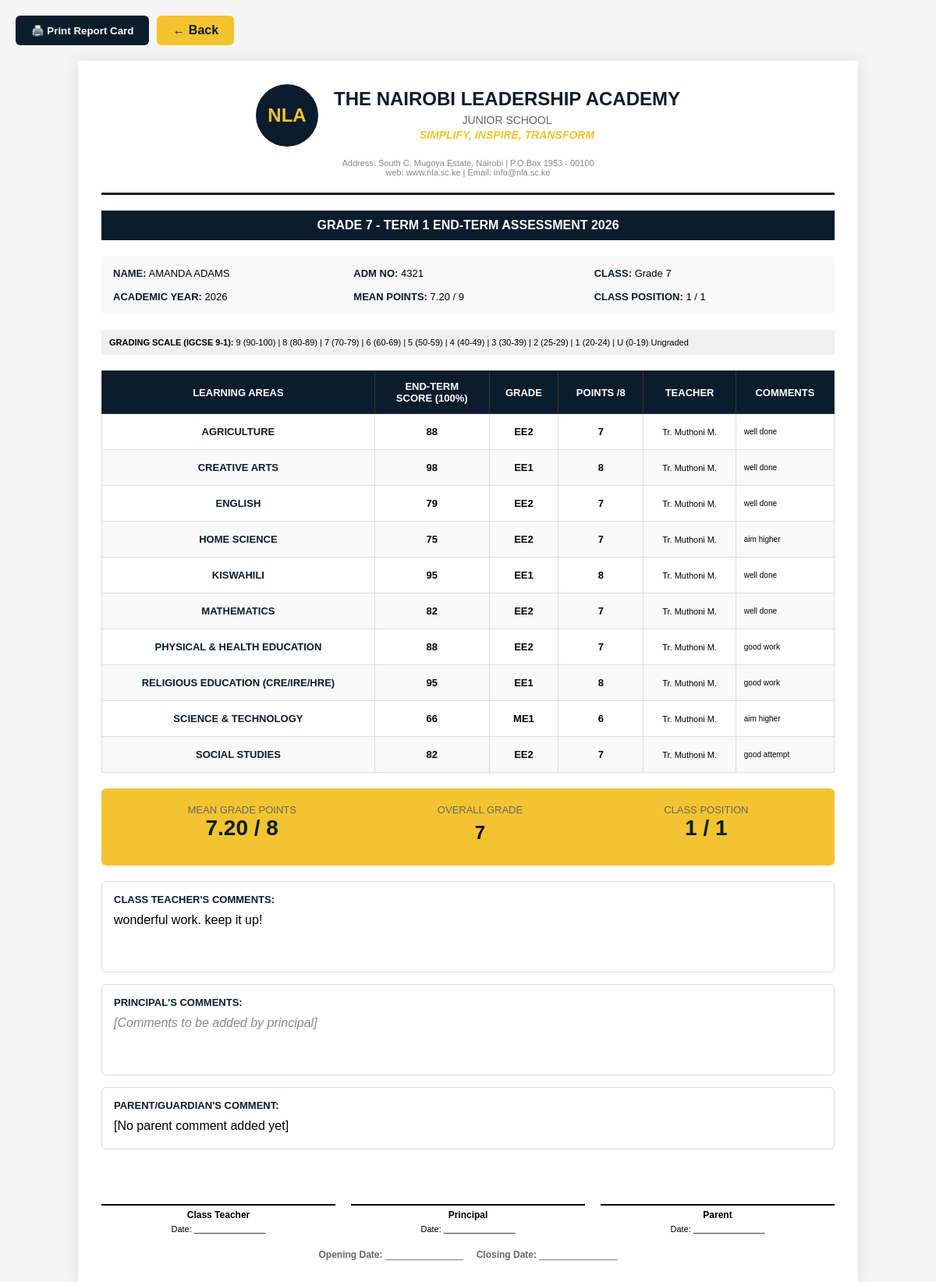
Before: /html/teacher/view_report_card_igcse.php?student_id=2&year=2026&term=Term+1&assessment=End-Term (signed in) with the older database file.
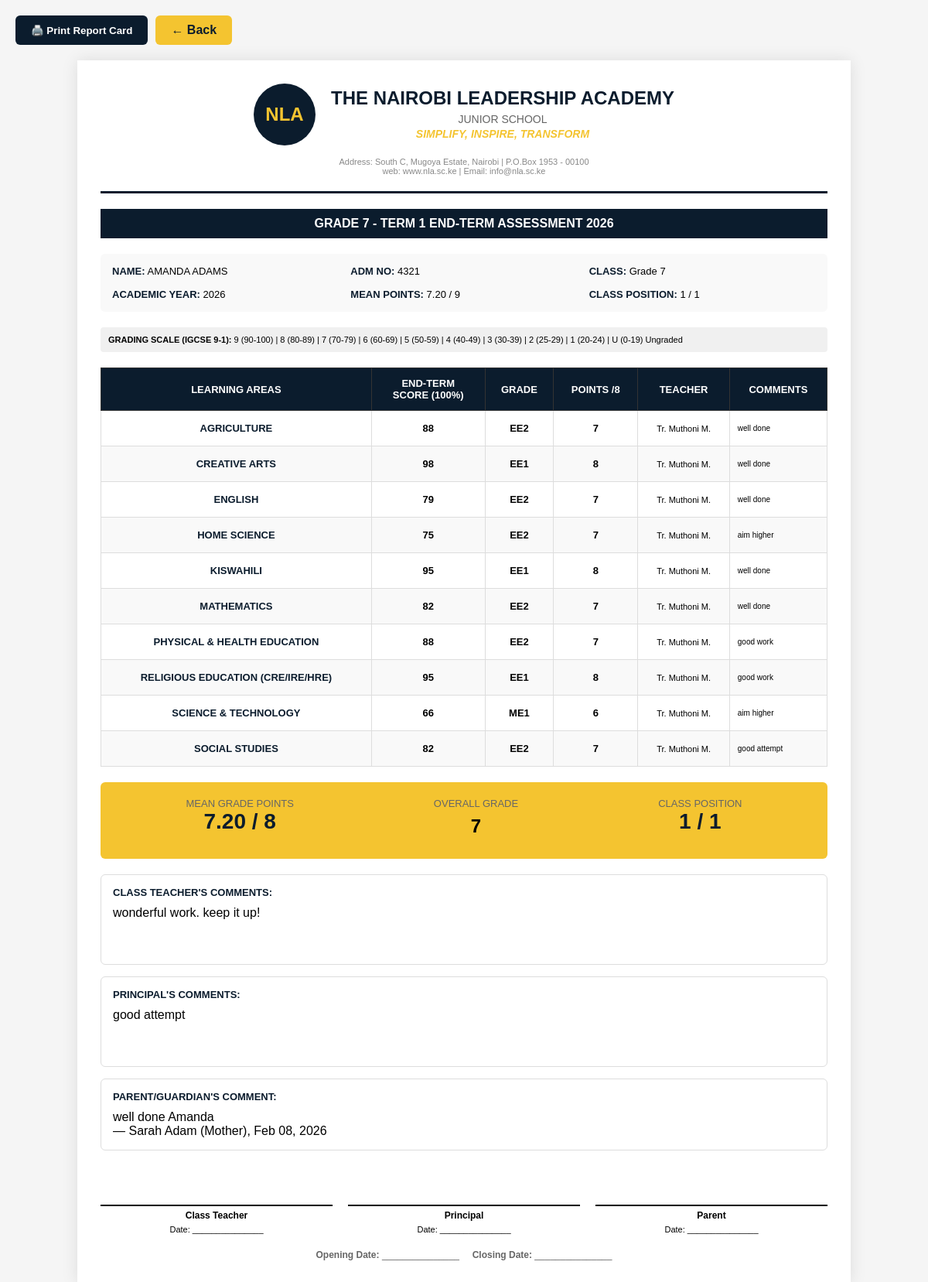
After: the same page with the newer database file.
### tables this page shows
CREATE TABLE `students` (
  `id` int NOT NULL AUTO_INCREMENT,
  `user_id` int NOT NULL,
  `admission_number` varchar(50) DEFAULT NULL,
  `first_name` varchar(100) DEFAULT NULL,
  `last_name` varchar(100) DEFAULT NULL,
  `gender` enum('Male','Female') DEFAULT NULL,
  `date_of_birth` date DEFAULT NULL,
  `curriculum_type_id` int NOT NULL,
  `class_level_id` int NOT NULL,
  `status` enum('active','inactive') DEFAULT 'active',
  `year_of_enrollment` int DEFAULT NULL,
  `phone_number` varchar(20) DEFAULT NULL,
  `residential_area` varchar(255) DEFAULT NULL,
  `parent_phone` varchar(20) DEFAULT NULL,
  `parent_email` varchar(100) DEFAULT NULL,
  PRIMARY KEY (`id`),
  UNIQUE KEY `user_id` (`user_id`),
  UNIQUE KEY `admission_number` (`admission_number`),
  UNIQUE KEY `unique_admission` (`admission_number`),
  KEY `curriculum_type_id` (`curriculum_type_id`),
  KEY `class_level_id` (`class_level_id`),
  CONSTRAINT `students_ibfk_1` FOREIGN KEY (`user_id`) REFERENCES `users` (`id`),
  CONSTRAINT `students_ibfk_2` FOREIGN KEY (`curriculum_type_id`) REFERENCES `curriculum_types` (`id`),
  CONSTRAINT `students_ibfk_3` FOREIGN KEY (`class_level_id`) REFERENCES `classes_levels` (`id`)
);

CREATE TABLE `classes_levels` (
  `id` int NOT NULL AUTO_INCREMENT,
  `curriculum_type_id` int NOT NULL,
  `name` varchar(50) NOT NULL,
  `level_order` int DEFAULT NULL,
  PRIMARY KEY (`id`),
  KEY `curriculum_type_id` (`curriculum_type_id`),
  CONSTRAINT `classes_levels_ibfk_1` FOREIGN KEY (`curriculum_type_id`) REFERENCES `curriculum_types` (`id`)
);

CREATE TABLE `grades` (
  `id` int NOT NULL AUTO_INCREMENT,
  `student_id` int NOT NULL,
  `subject_name` varchar(100) NOT NULL,
  `grade` varchar(10) DEFAULT NULL,
  `score` int DEFAULT NULL COMMENT 'Actual score out of 100',
  `rats_score` int DEFAULT NULL COMMENT 'RATs score out of 20 (for Mid-Term and End-Term)',
  `final_score` int DEFAULT NULL COMMENT 'Final calculated score (score + rats for Mid/End-Term, just score for Opener)',
  `grade_points` int DEFAULT NULL,
  `is_locked` tinyint(1) DEFAULT '0',
  `teacher_comment` text,
  `term` enum('Term 1','Term 2','Term 3') NOT NULL,
  `assessment_type` varchar(50) DEFAULT NULL,
  `academic_year` int NOT NULL,
  `created_at` timestamp NULL DEFAULT CURRENT_TIMESTAMP,
  `updated_at` timestamp NULL DEFAULT CURRENT_TIMESTAMP ON UPDATE CURRENT_TIMESTAMP,
  `teacher_id` int NOT NULL,
  `paper_scores` json DEFAULT NULL,
  `exam_type` varchar(20) DEFAULT 'full_papers',
  `grade_boundaries` json DEFAULT NULL,
  PRIMARY KEY (`id`),
  KEY `idx_student_year_term` (`student_id`,`academic_year`,`term`),
  KEY `idx_student_year_term_assessment` (`student_id`,`academic_year`,`term`,`assessment_type`),
  CONSTRAINT `grades_ibfk_1` FOREIGN KEY (`student_id`) REFERENCES `students` (`id`) ON DELETE CASCADE
);

CREATE TABLE `grade_submissions` (
  `id` int NOT NULL AUTO_INCREMENT,
  `student_id` int NOT NULL,
  `teacher_id` int NOT NULL,
  `academic_year` int NOT NULL,
  `term` varchar(20) NOT NULL,
  `assessment_type` varchar(50) DEFAULT NULL,
  `is_locked` tinyint(1) DEFAULT '0',
  `submitted_at` timestamp NULL DEFAULT CURRENT_TIMESTAMP,
  `unlocked_by` int DEFAULT NULL,
  `unlocked_at` timestamp NULL DEFAULT NULL,
  `class_teacher_comment` text,
  `principal_comment` text,
  `parent_comment` text,
  `status` enum('PENDING','AWAITING_PRINCIPAL','RELEASED') DEFAULT 'PENDING',
  `submitted_to_principal_at` timestamp NULL DEFAULT NULL,
  `released_to_students_at` timestamp NULL DEFAULT NULL,
  PRIMARY KEY (`id`),
  UNIQUE KEY `unique_submission` (`student_id`,`academic_year`,`term`,`assessment_type`),
  KEY `teacher_id` (`teacher_id`),
  KEY `idx_status` (`status`),
  KEY `idx_submitted_at` (`submitted_to_principal_at`),
  CONSTRAINT `grade_submissions_ibfk_1` FOREIGN KEY (`student_id`) REFERENCES `students` (`id`) ON DELETE CASCADE,
  CONSTRAINT `grade_submissions_ibfk_2` FOREIGN KEY (`teacher_id`) REFERENCES `teachers` (`id`) ON DELETE CASCADE
);

CREATE TABLE `parent_comments` (
  `id` int NOT NULL AUTO_INCREMENT,
  `student_id` int NOT NULL,
  `parent_id` int NOT NULL,
  `academic_year` int NOT NULL,
  `term` enum('Term 1','Term 2','Term 3') NOT NULL,
  `assessment_type` varchar(50) NOT NULL,
  `comment` text,
  `created_at` timestamp NULL DEFAULT CURRENT_TIMESTAMP,
  `updated_at` timestamp NULL DEFAULT CURRENT_TIMESTAMP ON UPDATE CURRENT_TIMESTAMP,
  PRIMARY KEY (`id`),
  UNIQUE KEY `unique_parent_comment` (`student_id`,`parent_id`,`academic_year`,`term`,`assessment_type`),
  KEY `idx_student` (`student_id`),
  KEY `idx_parent` (`parent_id`),
  KEY `idx_period` (`academic_year`,`term`,`assessment_type`),
  KEY `idx_student_year` (`student_id`,`academic_year`),
  KEY `idx_parent_student` (`parent_id`,`student_id`),
  CONSTRAINT `parent_comments_ibfk_1` FOREIGN KEY (`student_id`) REFERENCES `students` (`id`) ON DELETE CASCADE,
  CONSTRAINT `parent_comments_ibfk_2` FOREIGN KEY (`parent_id`) REFERENCES `parents` (`id`) ON DELETE CASCADE
);

CREATE TABLE `parents` (
  `id` int NOT NULL AUTO_INCREMENT,
  `user_id` int NOT NULL,
  `first_name` varchar(100) DEFAULT NULL,
  `last_name` varchar(100) DEFAULT NULL,
  `phone` varchar(20) DEFAULT NULL,
  `linked_students` text COMMENT 'Comma-separated admission numbers',
  `phone_number` varchar(20) DEFAULT NULL,
  `residential_area` varchar(255) DEFAULT NULL,
  `relationship` varchar(50) DEFAULT NULL COMMENT 'Father, Mother, Guardian, etc.',
  PRIMARY KEY (`id`),
  UNIQUE KEY `user_id` (`user_id`),
  CONSTRAINT `parents_ibfk_1` FOREIGN KEY (`user_id`) REFERENCES `users` (`id`)
);

### html/teacher/view_report_card_igcse.php (the view, shortened to what the rows shown need)
<?php
require_once __DIR__ . "/../../database/db_connect.php";
$student_id = (int)($_GET['student_id'] ?? 0);
$academic_year = (int)($_GET['year'] ?? date('Y'));
$term = $_GET['term'] ?? 'Term 1';
$assessment = $_GET['assessment'] ?? 'Opener';
$student_stmt = $pdo->prepare("
    SELECT
        s.id, s.admission_number, s.first_name, s.last_name, s.gender,
        cl.name as class_name, ct.name as curriculum_name
    FROM students s
    JOIN classes_levels cl ON s.class_level_id = cl.id
    JOIN curriculum_types ct ON cl.curriculum_type_id = ct.id
    WHERE s.id = ?
");
$student_stmt->execute([$student_id]);
$student = $student_stmt->fetch(PDO::FETCH_ASSOC);
$student_subjects_stmt = $pdo->prepare("SELECT subject_name FROM student_subjects WHERE student_id = ? ORDER BY subject_name");
$student_subjects_stmt->execute([$student_id]);
$student_subjects = $student_subjects_stmt->fetchAll(PDO::FETCH_COLUMN);
$grades_stmt = $pdo->prepare("
    SELECT
        g.subject_name, g.score, g.rats_score, g.final_score, g.grade, g.grade_points, g.teacher_comment,
        t.first_name as teacher_first_name, t.last_name as teacher_last_name
    FROM grades g
    LEFT JOIN teachers t ON g.teacher_id = t.id
    WHERE g.student_id = ? AND g.academic_year = ? AND g.term = ? AND g.assessment_type = ?
    ORDER BY g.subject_name
");
$grades_stmt->execute([$student_id, $academic_year, $term, $assessment]);
$grades_raw = $grades_stmt->fetchAll(PDO::FETCH_ASSOC);
$grades_by_subject = [];
foreach ($grades_raw as $grade) {
    $teacher_name = '-';
    if ($grade['teacher_first_name'] && $grade['teacher_last_name']) {
        $teacher_name = 'Tr. ' . $grade['teacher_first_name'] . ' ' . substr($grade['teacher_last_name'], 0, 1) . '.';
    }
    $grades_by_subject[$grade['subject_name']] = [
        'score' => $grade['score'],
        'rats_score' => $grade['rats_score'],
        'final_score' => $grade['final_score'],
        'grade' => $grade['grade'],
        'points' => $grade['grade_points'],
        'teacher_name' => $teacher_name,
        'comment' => $grade['teacher_comment'] ?? ''
    ];
}
$comments_stmt = $pdo->prepare("
    SELECT class_teacher_comment, principal_comment
    FROM grade_submissions
    WHERE student_id = ?
        AND academic_year = ?
        AND term = ?
        AND assessment_type = ?
");
$comments_stmt->execute([$student_id, $academic_year, $term, $assessment]);
$comments = $comments_stmt->fetch(PDO::FETCH_ASSOC);
$class_teacher_comment = $comments['class_teacher_comment'] ?? '';
$principal_comment = $comments['principal_comment'] ?? '';
$total_points = 0;
$subjects_with_grades = 0;
foreach ($grades_by_subject as $subject => $data) {
    if ($data['points'] !== null) {
        $total_points += $data['points'];
        $subjects_with_grades++;
    }
}
$mean_grade_points = $subjects_with_grades > 0 ? round($total_points / $subjects_with_grades, 2) : 0;
$position_stmt = $pdo->prepare("
    SELECT
        s.id,
        AVG(g.grade_points) as avg_points
    FROM students s
    JOIN grades g ON s.id = g.student_id
    WHERE s.class_level_id = (SELECT class_level_id FROM students WHERE id = ?)
        AND g.academic_year = ?
        AND g.term = ?
        AND g.assessment_type = ?
    GROUP BY s.id
    ORDER BY avg_points DESC
");
$position_stmt->execute([$student_id, $academic_year, $term, $assessment]);
$rankings = $position_stmt->fetchAll(PDO::FETCH_ASSOC);
$class_position = '-';
$position = 1;
foreach ($rankings as $rank) {
    if ($rank['id'] == $student_id) {
        $class_position = $position;
        break;
    }
    $position++;
}
$total_students = count($rankings);
$parent_comment = '';
$parent_comment_date = '';
try {
    $parent_comment_stmt = $pdo->prepare("
        SELECT pc.comment, pc.updated_at, p.first_name, p.last_name, p.relationship
        FROM parent_comments pc
        JOIN parents p ON pc.parent_id = p.id
        WHERE pc.student_id = ? AND pc.academic_year = ? AND pc.term = ? AND pc.assessment_type = ?
        LIMIT 1
    ");
    $parent_comment_stmt->execute([$student_id, $academic_year, $term, $assessment]);
    $parent_comment_data = $parent_comment_stmt->fetch(PDO::FETCH_ASSOC);
    if ($parent_comment_data) {
        $parent_comment = $parent_comment_data['comment'];
        $parent_comment_date = date('M d, Y', strtotime($parent_comment_data['updated_at']));
        $parent_name = $parent_comment_data['first_name'] . ' ' . $parent_comment_data['last_name'];
        $parent_relationship = $parent_comment_data['relationship'] ?? 'Parent/Guardian';
    }
} catch (PDOException $e) {
    $parent_comment = '';
}
?>
<!DOCTYPE html>
<html lang="en">
<head>
</head>
<body>
<div class="report-card">
    <div class="header">
        <div class="logo-section">
        </div>
        <div class="school-info">
            Address: South C, Mugoya Estate, Nairobi | P.O.Box 1953 - 00100<br>
        </div>
    </div>
    <div class="report-title">
        <?php echo strtoupper($student['class_name']); ?> - <?php echo strtoupper($term); ?> <?php echo strtoupper($assessment); ?> ASSESSMENT <?php echo $academic_year; ?>
    </div>
    <div class="student-info">
        <div class="info-item">
            <span class="info-label">NAME:</span> <?php echo strtoupper(htmlspecialchars($student['first_name'] . ' ' . $student['last_name'])); ?>
        </div>
        <div class="info-item">
            <span class="info-label">ADM NO:</span> <?php echo htmlspecialchars($student['admission_number']); ?>
        </div>
        <div class="info-item">
            <span class="info-label">CLASS:</span> <?php echo htmlspecialchars($student['class_name']); ?>
        </div>
        <div class="info-item">
            <span class="info-label">ACADEMIC YEAR:</span> <?php echo $academic_year; ?>
        </div>
        <div class="info-item">
            <span class="info-label">MEAN POINTS:</span> <?php echo number_format($mean_grade_points, 2); ?> / 9
        </div>
        <div class="info-item">
            <span class="info-label">CLASS POSITION:</span> <?php echo $class_position; ?><?php if ($class_position != '-') echo ' / ' . $total_students; ?>
        </div>
    </div>
    <div style="margin-bottom: 15px; font-size: 11px; padding: 10px; background: #f0f0f0; border-radius: 4px;">
        <strong>GRADING SCALE (IGCSE 9-1):</strong>
        9 (90-100) | 8 (80-89) | 7 (70-79) | 6 (60-69) | 5 (50-59) |
        4 (40-49) | 3 (30-39) | 2 (25-29) | 1 (20-24) | U (0-19) Ungraded
    </div>
    <table class="grades-table">
        <thead>
            <tr>
                <th>LEARNING AREAS</th>
                <th><?php echo strtoupper($assessment); ?><br>SCORE (100%)</th>
                <th>GRADE</th>
                <th>POINTS /8</th>
                <th>TEACHER</th>
                <th>COMMENTS</th>
            </tr>
        </thead>
        <tbody>
            <?php foreach ($student_subjects as $subject): ?>
                <?php
                $grade_data = $grades_by_subject[$subject] ?? null;
                ?>
                <tr>
                    <td class="subject-name"><?php echo strtoupper(htmlspecialchars($subject)); ?></td>
                    <td><strong><?php echo $grade_data['final_score']; ?></strong></td>
                    <td><span class="grade-badge grade-<?php echo $grade_data['grade']; ?>"><?php echo $grade_data['grade']; ?></span></td>
                    <td><strong><?php echo $grade_data['points']; ?></strong></td>
                    <td style="font-size: 11px;"><?php echo htmlspecialchars($grade_data['teacher_name']); ?></td>
                    <td style="font-size: 10px; text-align: left;"><?php echo htmlspecialchars($grade_data['comment']); ?></td>
                </tr>
            <?php endforeach; ?>
        </tbody>
    </table>
    <div class="overall-summary">
        <div class="overall-item">
        </div>
        <div class="overall-item">
        </div>
        <div class="overall-item">
        </div>
    </div>
    <div class="comments-section">
        <div class="comment-box">
            <h4>CLASS TEACHER'S COMMENTS:</h4>
            <div style="min-height: 60px;">
                <?php echo $class_teacher_comment ? htmlspecialchars($class_teacher_comment) : '<span style="color: #888; font-style: italic;">[Comments to be added by class teacher]</span>'; ?>
            </div>
        </div>
        <div class="comment-box">
            <h4>PRINCIPAL'S COMMENTS:</h4>
            <div style="min-height: 60px;">
                <?php echo $principal_comment ? htmlspecialchars($principal_comment) : '<span style="color: #888; font-style: italic;">[Comments to be added by principal]</span>'; ?>
            </div>
        </div>
       <div class="comment-box">
            <h4>PARENT/GUARDIAN'S COMMENT:</h4>
            <?php if (!empty($parent_comment)): ?>
                <div class="comment-content">
                    <?php echo nl2br(htmlspecialchars($parent_comment)); ?>
                </div>
                <div class="comment-meta">
                    — <?php echo htmlspecialchars($parent_name ?? ''); ?> (<?php echo htmlspecialchars($parent_relationship); ?>), <?php echo $parent_comment_date; ?>
                </div>
            <?php else: ?>
                <div class="comment-placeholder">
                    [No parent comment added yet]
                </div>
            <?php endif; ?>
        </div>
    </div>
    <div class="signature-section">
        <div>
        </div>
        <div>
        </div>
        <div>
        </div>
    </div>
    <div style="text-align: center; margin-top: 20px; font-size: 12px; color: #666;">
        <strong>Opening Date:</strong> _______________  &nbsp;&nbsp;&nbsp;
        <strong>Closing Date:</strong> _______________
    </div>
</div>
</body>
</html>

Changed rows visible on the page:
changed grade_submissions "wonderful work. keep it up!": principal_comment (not shown) → "good attempt"
added parent_comments: comment "well done Amanda", parent.last_name "Sarah Adam", parent.relationship "Mother", updated_at "Feb 08, 2026"
Other visible differences:
text no longer shown: "[Comments to be added by principal] [No parent comment added yet]"
